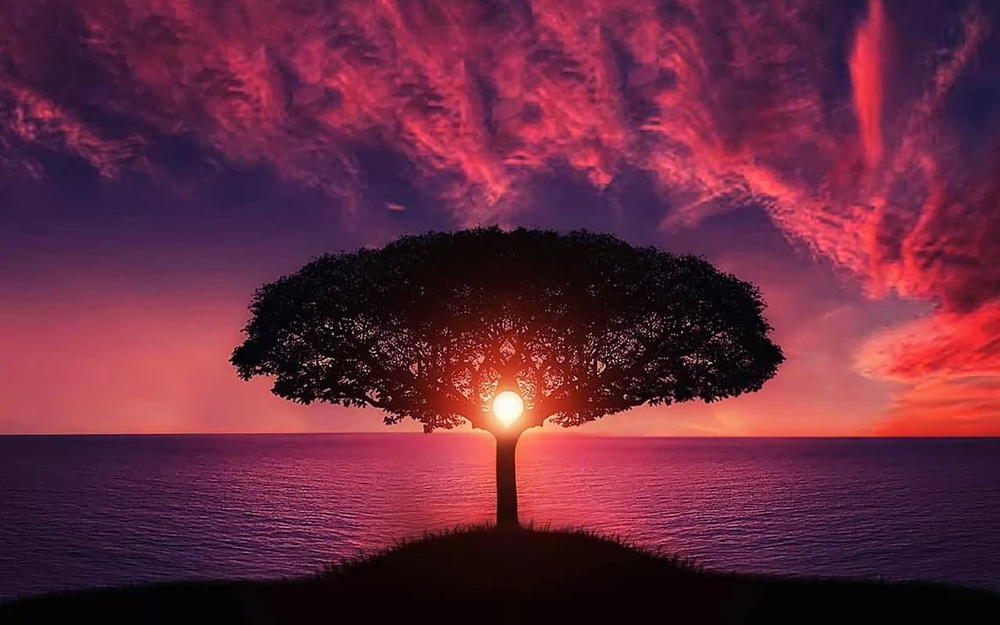
#> input picture lab2/images/image1.jpg, 1000 x 625 px, shrunk from 1280 x 800 before the run
$ python task1.py
#> lines starting #> are read from the running program, lines starting #| are printed output that depends on the picture
from PIL import Image
from argparse import ArgumentParser


with Image.open("images/image1.jpg") as img:
#> img is the input picture: PIL image 1000x625 RGB; mean R, G, B 103.4, 40.7, 62.5
    r, g, b = img.split()
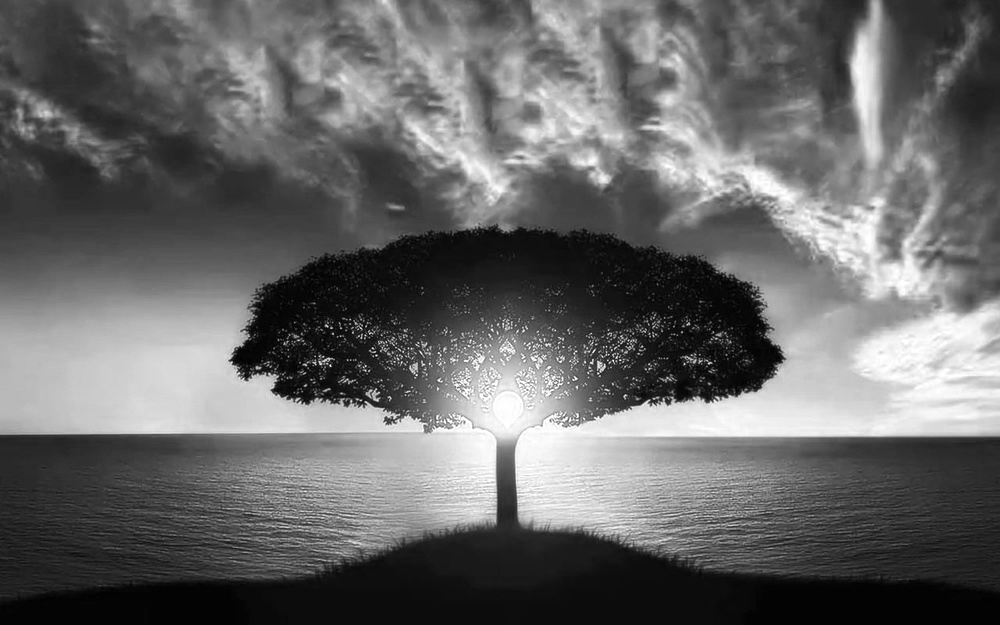
#> r: PIL image 1000x625 L; min 0, max 255, mean 103.4
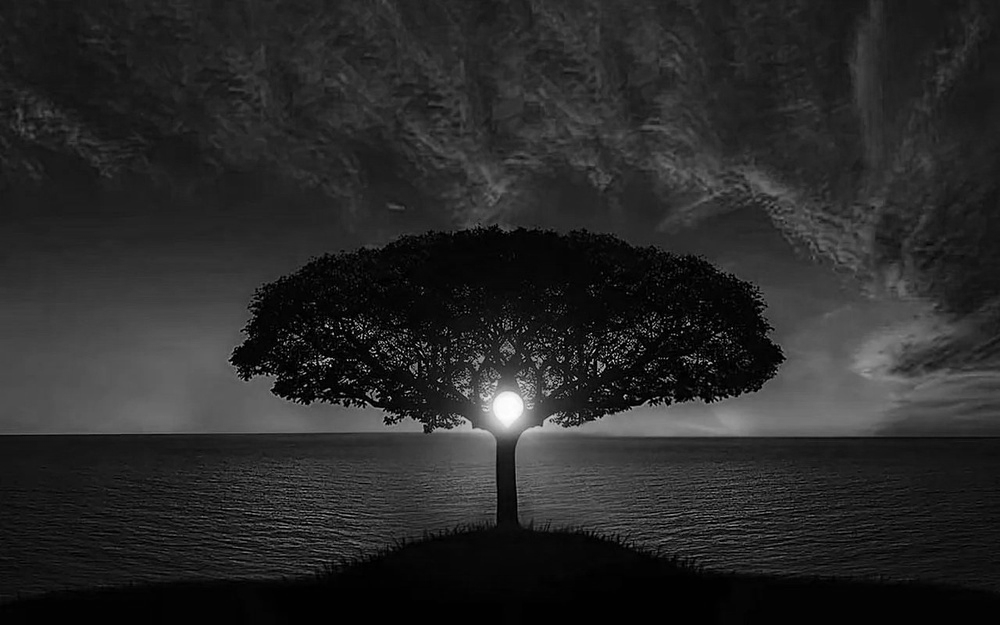
#> g: PIL image 1000x625 L; min 0, max 255, mean 40.7
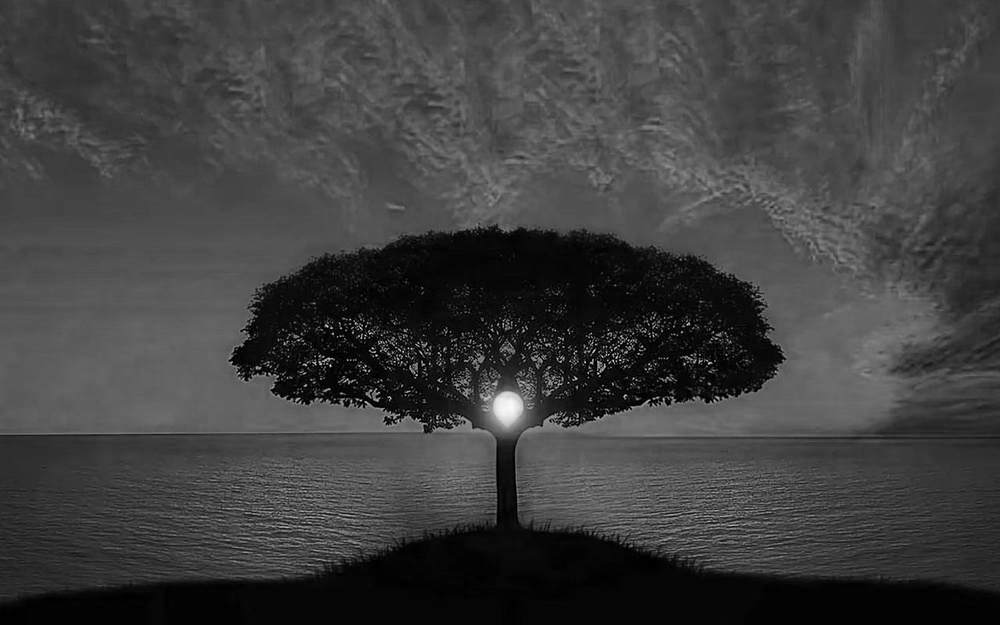
#> b: PIL image 1000x625 L; min 0, max 249, mean 62.5

    newWidth = img.width * 4
#> newWidth = 4000
    output = Image.new('RGB', (newWidth, img.width))
#> output: PIL image 4000x1000 RGB; every value is 0

    output.paste(img)
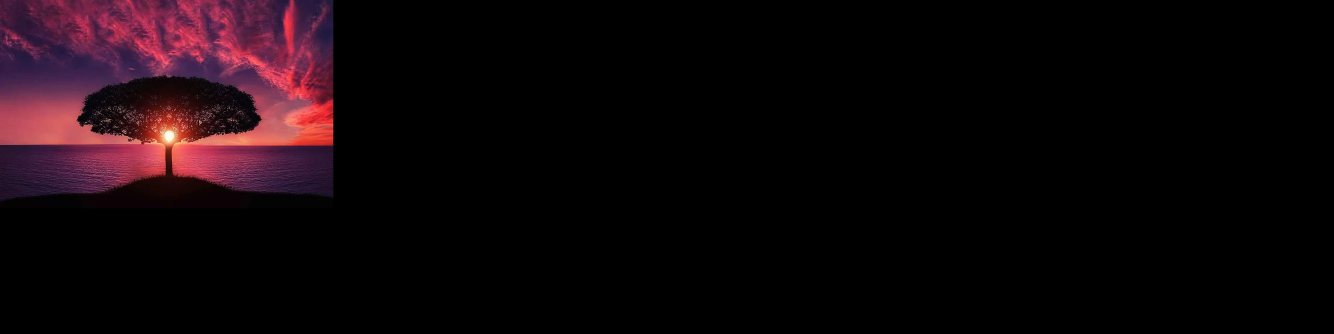
#> output: PIL image 4000x1000 RGB (shown at 1/3 size); mean R, G, B 16.2, 6.4, 9.8
    output.paste(r.convert('RGB'), (img.width, 0))
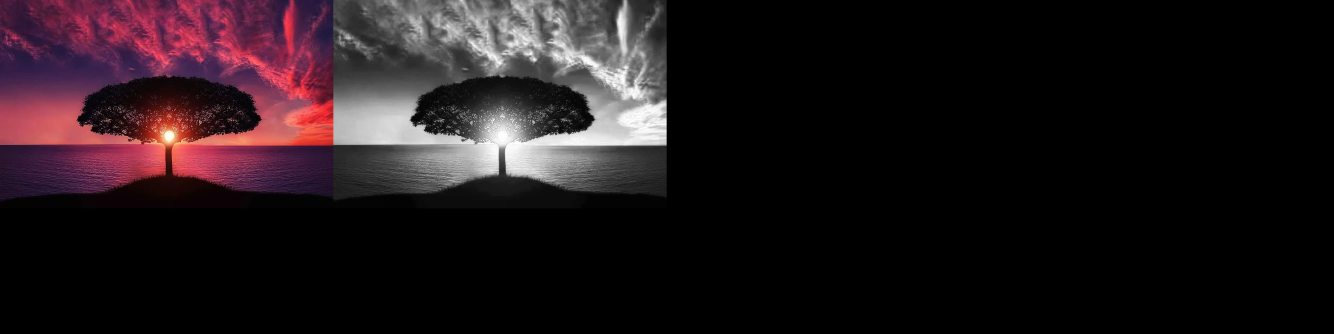
#> output: PIL image 4000x1000 RGB (shown at 1/3 size); mean R, G, B 32.3, 22.5, 25.9
    output.paste(g.convert('RGB'), (img.width * 2, 0))
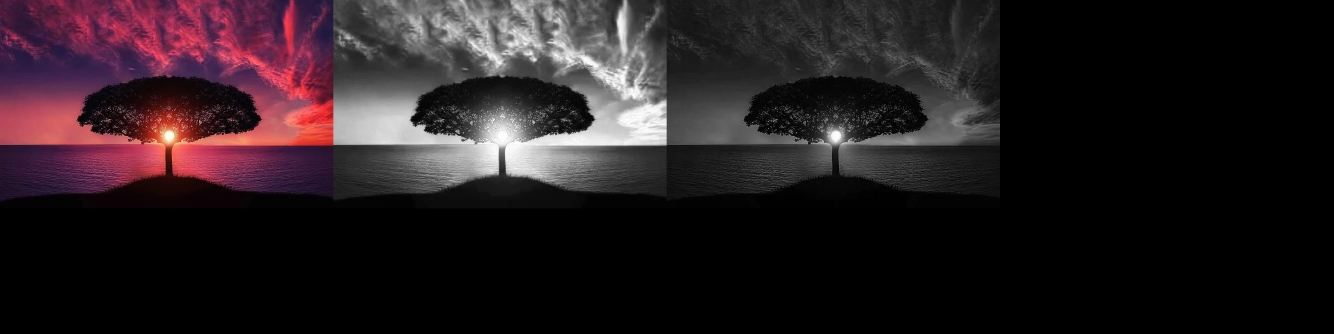
#> output: PIL image 4000x1000 RGB (shown at 1/3 size); mean R, G, B 38.7, 28.9, 32.3
    output.paste(b.convert('RGB'), (img.width * 3, 0))
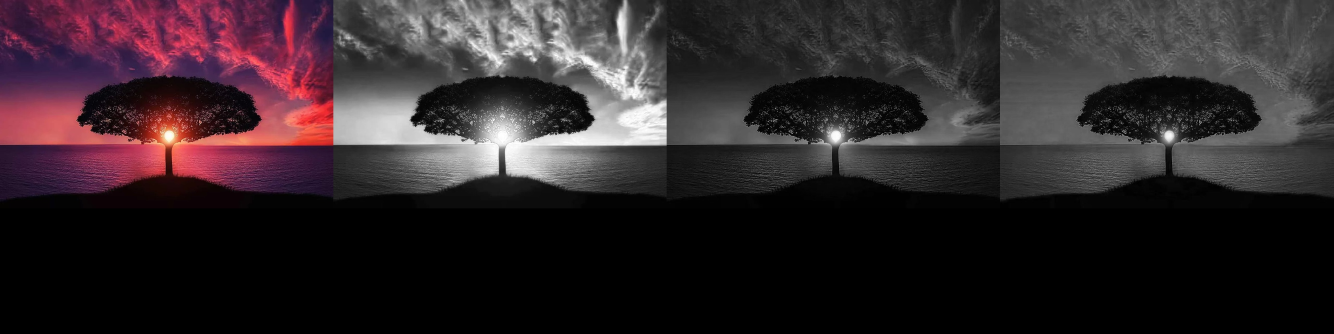
#> output: PIL image 4000x1000 RGB (shown at 1/3 size); mean R, G, B 48.4, 38.7, 42.1

    output.show()
    output.save("images/output1.jpg", "jpeg")

$ run again, with lab2/images/image2.jpg copied over lab2/images/image1.jpg
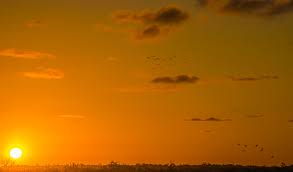
#> input picture lab2/images/image2.jpg, 293 x 172 px
#> img is the input picture: PIL image 293x172 RGB; mean R, G, B 171.2, 97.8, 2.8
#> `r, g, b = img.split()`:
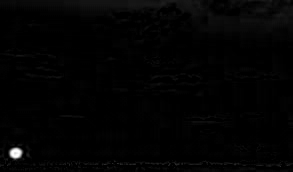
#> b: PIL image 293x172 L; min 0, max 255, mean 2.8
#> `output.paste(g.convert('RGB'), (img.width * 2, 0))`:
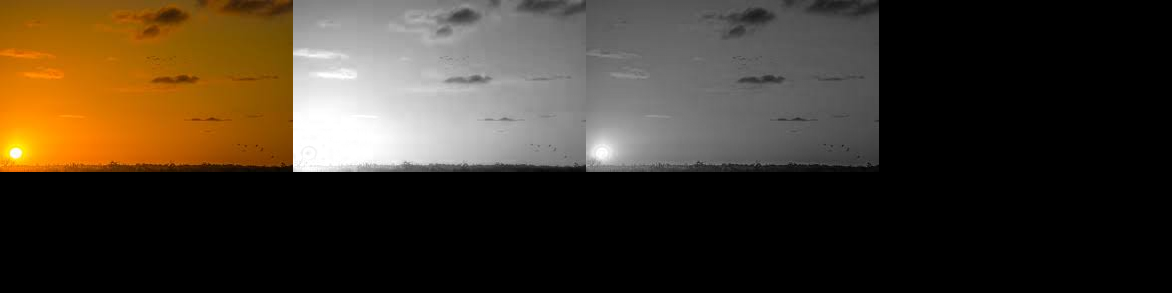
#> output: PIL image 1172x293 RGB; mean R, G, B 64.6, 53.8, 39.9

$ run again, with lab2/images/image3.jpg copied over lab2/images/image1.jpg
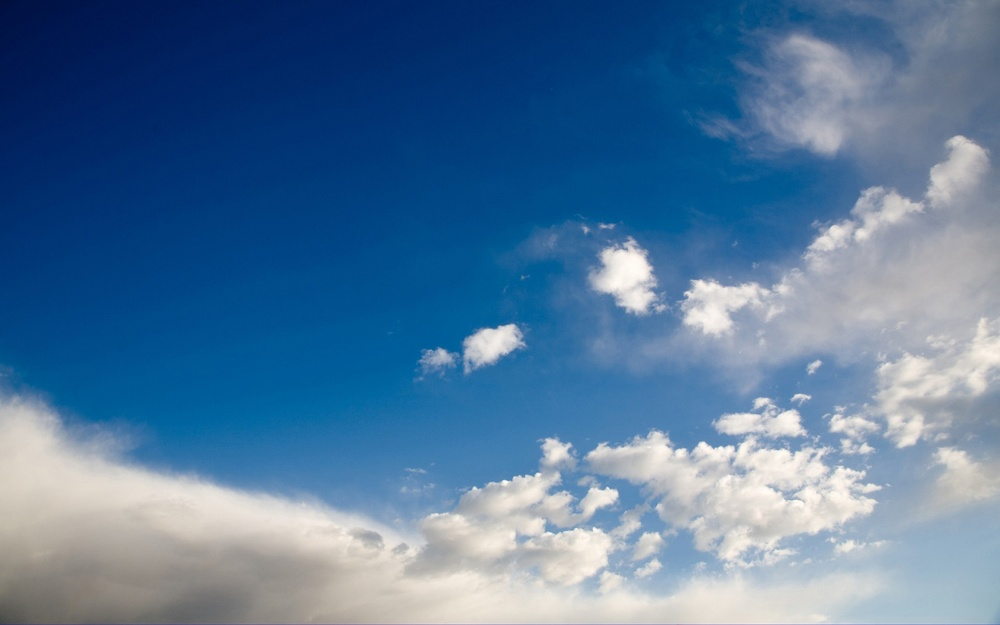
#> input picture lab2/images/image3.jpg, 1000 x 625 px, shrunk from 1600 x 1000 before the run
#> img is the input picture: PIL image 1000x625 RGB; mean R, G, B 83.5, 120.1, 155.9
#> `r, g, b = img.split()`:
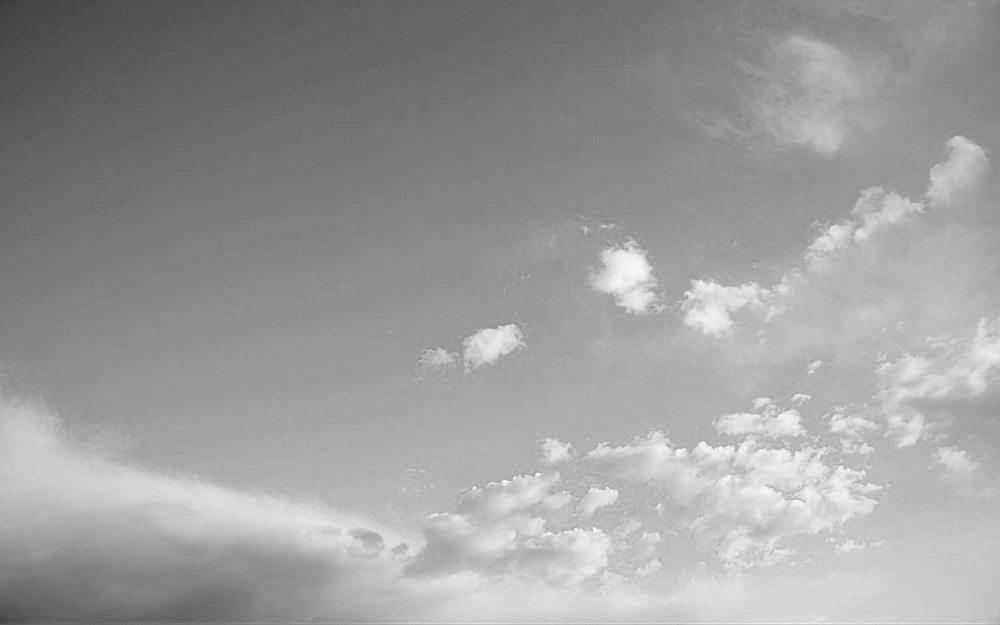
#> b: PIL image 1000x625 L; min 57, max 255, mean 155.9
#> `output.paste(b.convert('RGB'), (img.width * 3, 0))`:
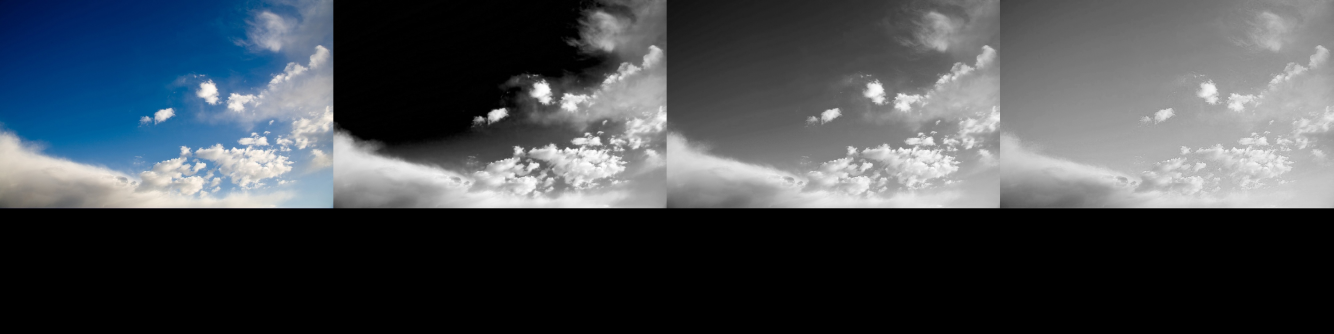
#> output: PIL image 4000x1000 RGB (shown at 1/3 size); mean R, G, B 69.2, 74.9, 80.5
